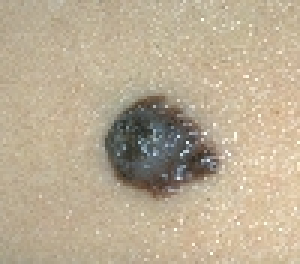
%> input picture Documents/MATLAB/Projet3/img0002.jpg, 100 x 88 px (shown 3 times larger)
$ octave --eval "result = rasoir(imread('img0002.jpg'));"   (GNU Octave 9; MATLAB toolbox functions it lacks are replaced by stand-ins)
%> lines starting %> are read from the running program, lines starting %| are printed output that depends on the picture
### Documents/MATLAB/Projet3/hairDenoise.m
function [Mdenoised] = hairDenoise(M)
%HAIRDENOISE cleans the hair mask obtained with dullRazor
%   M is the hair mask obtained in the step 1 of dullRazor function
%   Mdenoised is the cleaned hair mask
%
%   We check all pixels from M to see if they are connected to a hair (ie.
%   a line long enough). To achieve that, we start from a pixel and we
%   check 4 direction (horizontal, vertical, both diagonals) and see how
%   far we can go. We keep the pixel when one direction has a length > 50
%   and all others < 10

%%%%********* TEMPORARY MORPHOLOGICAL DENOISING ***********%%%%

    SE0  =  [0, 1, 1, 1, 1, 1, 1, 0];
    SE90 =  [0; 1; 1; 1; 1; 1; 1; 0];
    SE45 =  [0 0 0 0 0 0 0 0;
             0 1 0 0 0 0 0 0;
             0 0 1 0 0 0 0 0;
             0 0 0 1 0 0 0 0;
             0 0 0 0 1 0 0 0;
             0 0 0 0 0 1 0 0;
             0 0 0 0 0 0 1 0;
             0 0 0 0 0 0 0 0;];
    SE135=  [0 0 0 0 0 0 0 0;
             0 0 0 0 0 0 1 0;
             0 0 0 0 0 1 0 0;
             0 0 0 0 1 0 0 0;
             0 0 0 1 0 0 0 0;
             0 0 1 0 0 0 0 0;
             0 1 0 0 0 0 0 0;
             0 0 0 0 0 0 0 0;];

    Mdenoised=cat(3, imopen(M,SE0),imopen(M,SE90),imopen(M,SE45),imopen(M,SE135));
    Mdenoised=max(Mdenoised,[],3);

%%%%*******************************************************%%%%

% [133 lines of commented-out code are left out]

end

### Documents/MATLAB/Projet3/rasoir.m
function [ Ishaved ] = rasoir( I )
%DULLRAZOR Hair removal
%   [ Ishaved ] = dullRazor( I )
%   I is the RGB image
%   Ishaved is the RGB image without the hair
%

    Ishaved=I;
%> Ishaved is the input picture: size 88x100x3 uint8; mean R, G, B 186.5, 172.1, 147.6
    [sizeX, sizeY]=size(I(:,:,1));
%> sizeX = 88; sizeY = 100


    %% 1st step : locating dark hair (=computing the hair mask)

    %   maskThreshold is a threshold used to get the hair mask from the morphological
    %   closing image. It is a heuristic value.
    maskThreshold = 0.1;

    % we separate the 3 RGB components of I. Each channel will be processed
    % separately, then the 3 hair masks will be merged
    Ir = I(:,:,1);
    Ig = I(:,:,2);
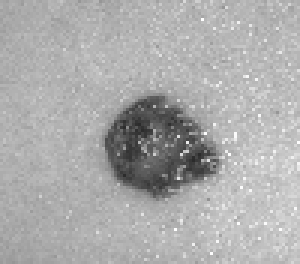
%> Ig: size 88x100 uint8 (shown 3 times larger); min 43, max 254, mean 172.1
    Ib = I(:,:,3);
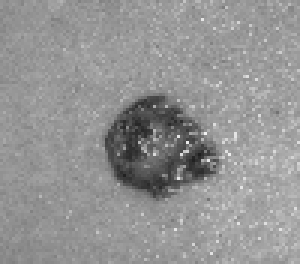
%> Ib: size 88x100 uint8 (shown 3 times larger); min 31, max 242, mean 147.6

    % 3 structure elements (vertical, horizontal, 45 degree)
    SE0  =  [0, 1, 1, 1, 1, 1, 1, 1, 1, 0];
    SE90 =  [0; 1; 1; 1; 1; 1; 1; 1; 1; 0];
    SE45 =  [0 0 0 0 0 0 0 0 0 0;
             0 1 0 0 0 0 0 0 0 0;
             0 0 1 0 0 0 0 0 0 0;
             0 0 0 1 0 0 0 0 0 0;
             0 0 0 0 1 0 0 0 0 0;
             0 0 0 0 0 1 0 0 0 0;
             0 0 0 0 0 0 1 0 0 0;
             0 0 0 0 0 0 0 1 0 0;
             0 0 0 0 0 0 0 0 1 0;
             0 0 0 0 0 0 0 0 0 0;];
    SE135=  [0 0 0 0 0 0 0 0 0 0;
             0 0 0 0 0 0 0 0 1 0;
             0 0 0 0 0 0 0 1 0 0;
             0 0 0 0 0 0 1 0 0 0;
             0 0 0 0 0 1 0 0 0 0;
             0 0 0 0 1 0 0 0 0 0;
             0 0 0 1 0 0 0 0 0 0;
             0 0 1 0 0 0 0 0 0 0;
             0 1 0 0 0 0 0 0 0 0;
             0 0 0 0 0 0 0 0 0 0;];

    % compute the morphological closing on each channel with the 3 SE
    Irclose = cat(3, imclose(Ir,SE0),imclose(Ir,SE45), imclose(Ir,SE90), imclose(Ir,SE135));
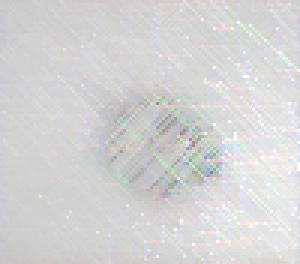
%> Irclose: size 88x100x4 uint8 (shown 3 times larger); mean R, G, B, A 194.4, 194.5, 194.3, 194.2; transparent parts drawn white
    Igclose = cat(3, imclose(Ig,SE0),imclose(Ig,SE45), imclose(Ig,SE90), imclose(Ig,SE135));
    Ibclose = cat(3, imclose(Ib,SE0),imclose(Ib,SE45), imclose(Ib,SE90), imclose(Ib,SE135));
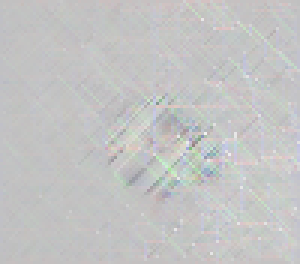
%> Ibclose: size 88x100x4 uint8 (shown 3 times larger); mean R, G, B, A 156.2, 156.9, 156.3, 156.6; transparent parts drawn white


    % compute the closing masks on each channel with a heuristic threshold
    Gr = abs(Ir-max(Irclose,[],3));
%> Gr: size 88x100 uint8; every value is 0
    Gg = abs(Ig-max(Igclose,[],3));
    Gb = abs(Ib-max(Ibclose,[],3));

    Mr = double(Gr>maskThreshold);
%> Mr: size 88x100 double; every value is 0
    Mg = double(Gg>maskThreshold);
    Mb = double(Gb>maskThreshold);

    % the final mask M is the union of the 3 masks obtained on each channel
    M=max(cat(3,Mr,Mg,Mb), [], 3);

    %% 2d step : denoising and interpolation of the removed hair

    % we check all hair pixels in M to remove the outliers with the function
    % hairDenoise : if a pixels is not connected to a line (=a hair) then
    % this pixel is removed from M. See hairDenoise for further details

    %Md=hairDenoise(M);
    Md=hairDenoise(M);

    % linear interpolation. To avoid using hair pixel for the
    % interpolation we give ourselves 4 chances for finding pixels outside
    % of the hair. We check the mask in the 4 direction (vertical,
    % horizontal, both diagonals) for pairs of non-hair pixels.

    d=20;
    [row, col]=find(Md==1);
%> row = []; col = []
    for p=1:size(row,1)

        i=row(p);
        j=col(p);

        imin=max(i-d,1);
        imax=min(i+d,sizeX);
        jmin=max(j-d,1);
        jmax=min(j+d,sizeY);
        Hborder=false;
        Vborder=false;
        % border check
        if (imin~=i-d || imax~=i+d)
            firstbestneighbor=2; % top or bottom border forces horizontal
            Hborder=true;
        end
        if (jmin~=j-d || jmax~=j+d)
            firstbestneighbor=1; % right or left border forces vertical
            Vborder=true;
        end
        if (Hborder && Vborder)
            firstbestneighbor=5; % both border (corner): leave I(i,j) as it is
        end

        if (~Hborder && ~Vborder) % no border, clear to go
            neighbors=[Md(imin,j), Md(i,jmin), Md(imax,jmin), Md(imin,jmax), 0;
                       Md(imax,j), Md(i,jmax), Md(imin,jmax), Md(imax,jmin), 0];

            % neighbors are valid only if both are outside of the hair : their
            % positions in the mask should both have a value of 1 (-> we multiply the 2 row)
            validneighbors=1-neighbors(1,:).*neighbors(2,:);
            [~, firstbestneighbor]=max(validneighbors);
        end

        switch firstbestneighbor
            case 1 % vertical neighbors
                Ishaved(i,j,:)=(I(imin,j,:)+I(imax,j,:))/2;
            case 2 % horizontal neighbors
                Ishaved(i,j,:)=(I(i,jmin,:)+I(i,jmax,:))/2;
            case 3 % left diagonal neighbors
                Ishaved(i,j,:)=(I(imin,jmin,:)+I(imax,jmax,:))/2;
            case 4 % right diagonal neighbors
                Ishaved(i,j,:)=(I(imin,jmax,:)+I(imax,jmin,:))/2;
            case 5 % border problem or no good neighbor, no interpolation
                Ishaved(i,j,:)=I(i,j,:);
        end

    end
%> this loop made 0 passes

    %% 3d step : remove artifacts

    % binary dilatation of the hair mask
    SEdilat = [0 0 0 0 0 0 0 0 0;
               0 1 1 1 1 1 1 1 0;
               0 1 1 1 1 1 1 1 0;
               0 1 1 1 1 1 1 1 0;
               0 1 1 1 1 1 1 1 0;
               0 1 1 1 1 1 1 1 0;
               0 1 1 1 1 1 1 1 0;
               0 1 1 1 1 1 1 1 0;
               0 0 0 0 0 0 0 0 0;];
    Mdilat= imdilate(Md, SEdilat);

    % adaptative median filter : we only apply it on the pixel of the
    % dilated hair mask (to remove remaining hair lines artifacts)

    % computing the median filtered shaved image
    ImedianR = medfilt2(Ishaved(:,:,1),[5, 5]);
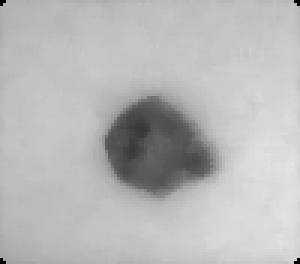
%> ImedianR: size 88x100 uint8 (shown 3 times larger); min 0, max 229, mean 184.9
    ImedianG = medfilt2(Ishaved(:,:,2),[5, 5]);
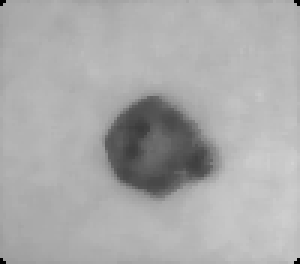
%> ImedianG: size 88x100 uint8 (shown 3 times larger); min 0, max 210, mean 170.3
    ImedianB = medfilt2(Ishaved(:,:,3),[5, 5]);
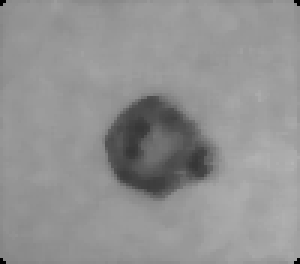
%> ImedianB: size 88x100 uint8 (shown 3 times larger); min 0, max 180, mean 145.8

    % replacing the pixels located in the dilated hair mask by the filtered pixels
    indexes=find(Mdilat==1);
%> indexes = []
    IshavedR = Ishaved(:,:,1);
    IshavedG = Ishaved(:,:,2);
    IshavedB = Ishaved(:,:,3);

    IshavedR(indexes) = ImedianR(indexes);
    IshavedG(indexes) = ImedianG(indexes);
    IshavedB(indexes) = ImedianB(indexes);

    Ishaved = cat(3, IshavedR, IshavedG, IshavedB);


end

$ run again, on Documents/MATLAB/Projet3/img0013.jpg
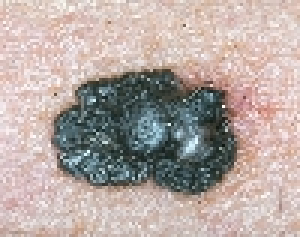
%> input picture Documents/MATLAB/Projet3/img0013.jpg, 100 x 79 px (shown 3 times larger)
%> in rasoir, Ishaved is the input picture: size 79x100x3 uint8; mean R, G, B 180.7, 167.7, 163.1
%> sizeX = 79; sizeY = 100
%> in rasoir, `Igclose = cat(3, imclose(Ig,SE0),imclose(Ig,SE45), imclose(Ig,SE90), i..`:
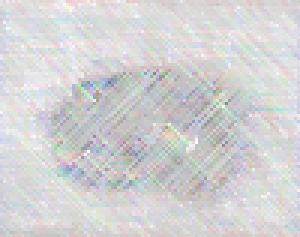
%> Igclose: size 79x100x4 uint8 (shown 3 times larger); mean R, G, B, A 185.4, 185.9, 186.2, 185.7; transparent parts drawn white
%> Gr: size 79x100 uint8; every value is 0
%> Mr: size 79x100 double; every value is 0
%> row = []
%> in rasoir, `ImedianG = medfilt2(Ishaved(:,:,2),[5, 5]);`:
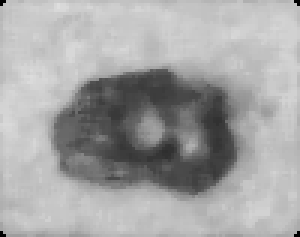
%> ImedianG: size 79x100 uint8 (shown 3 times larger); min 0, max 222, mean 164.8

$ run again, on Documents/MATLAB/Projet3/U1.jpg
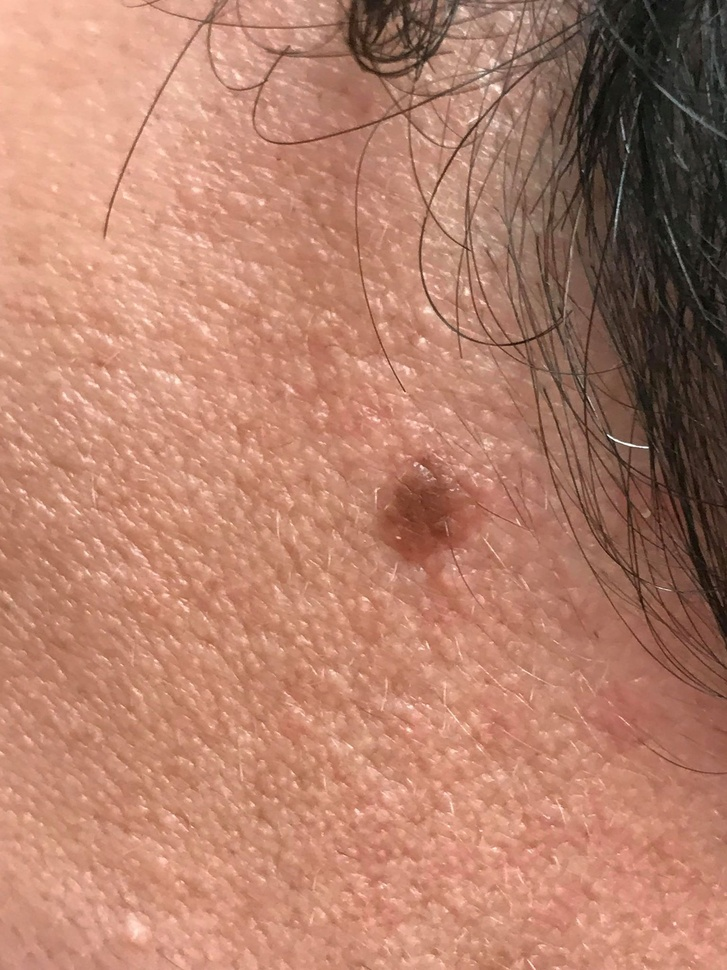
%> input picture Documents/MATLAB/Projet3/U1.jpg, 727 x 970 px, shrunk from 1536 x 2048 before the run
%> in rasoir, Ishaved is the input picture: size 970x727x3 uint8; mean R, G, B 180.6, 128, 107.6
%> sizeX = 970; sizeY = 727
%> in rasoir, `Irclose = cat(3, imclose(Ir,SE0),imclose(Ir,SE45), imclose(Ir,SE90), i..`:
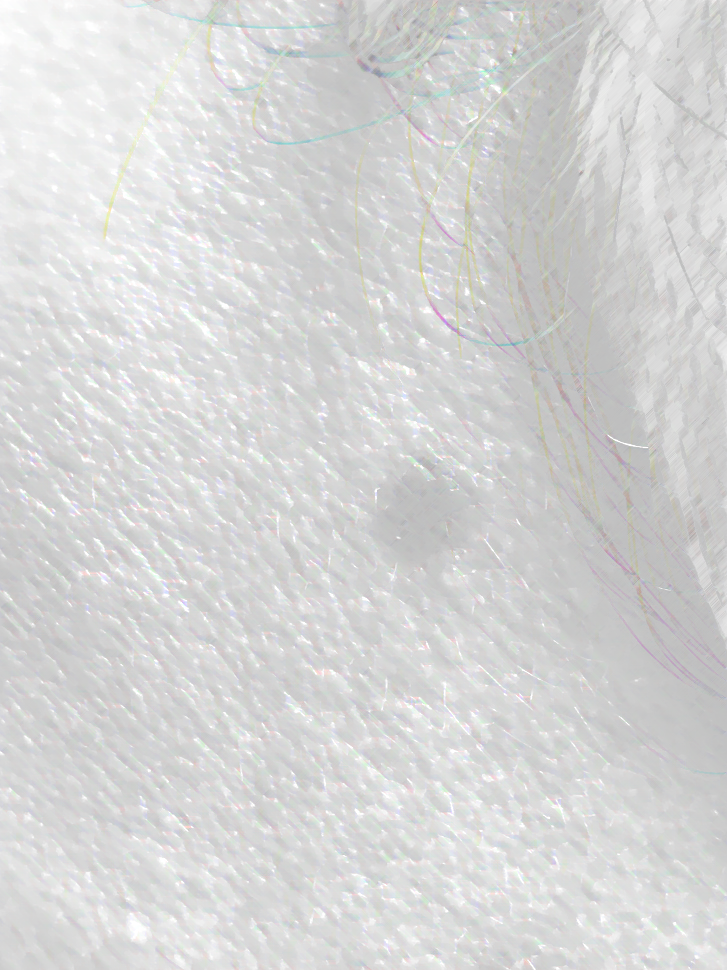
%> Irclose: size 970x727x4 uint8; mean R, G, B, A 185.1, 185.5, 184.7, 187.4; transparent parts drawn white
%> in rasoir, `Igclose = cat(3, imclose(Ig,SE0),imclose(Ig,SE45), imclose(Ig,SE90), i..`:
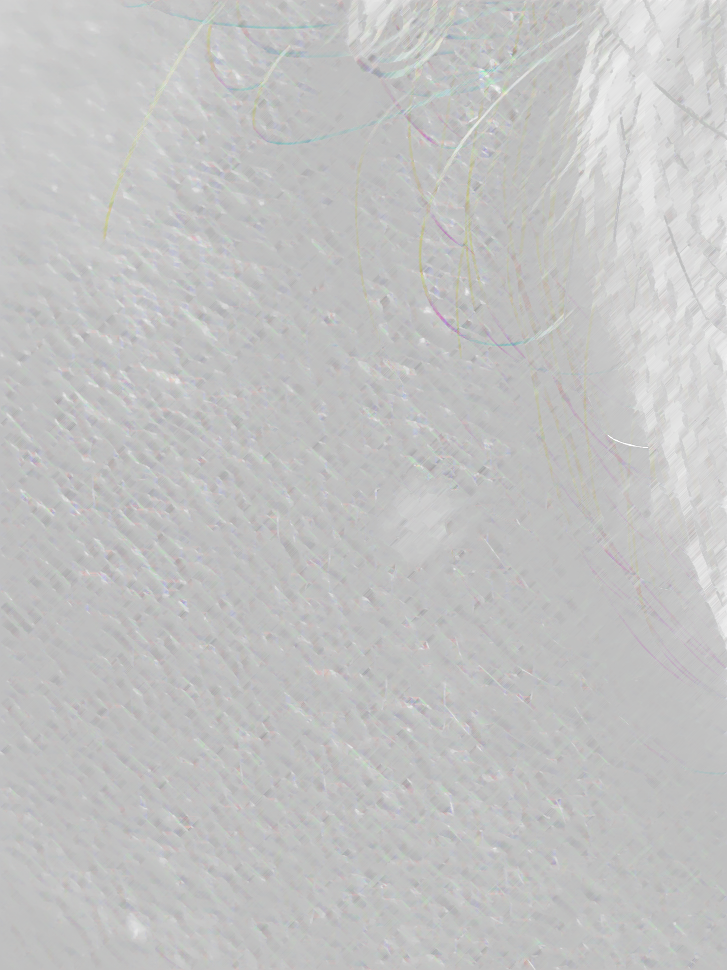
%> Igclose: size 970x727x4 uint8; mean R, G, B, A 132.4, 132.8, 132, 134.8; transparent parts drawn white
%> Gr: size 970x727 uint8; every value is 0
%> Mr: size 970x727 double; every value is 0
%> row = []

$ run again, on Documents/MATLAB/Projet3/U2.jpg
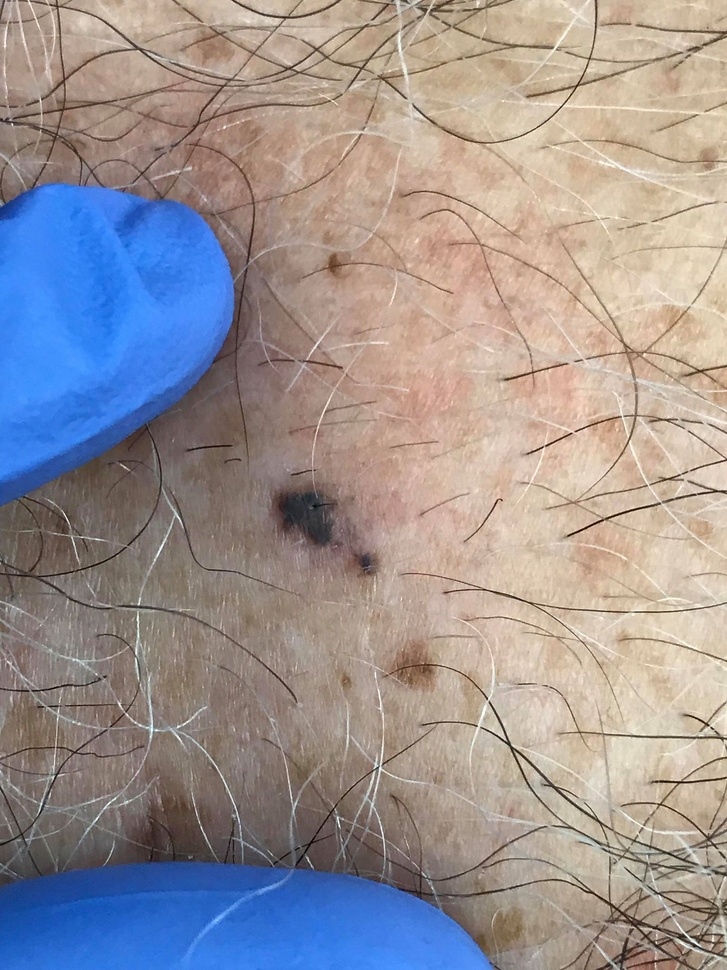
%> input picture Documents/MATLAB/Projet3/U2.jpg, 727 x 970 px, shrunk from 1536 x 2048 before the run
%> in rasoir, Ishaved is the input picture: size 970x727x3 uint8; mean R, G, B 155.3, 147.6, 148.9
%> sizeX = 970; sizeY = 727
%> Gr: size 970x727 uint8; every value is 0
%> Mr: size 970x727 double; every value is 0
%> row = []
%> in rasoir, `ImedianB = medfilt2(Ishaved(:,:,3),[5, 5]);`:
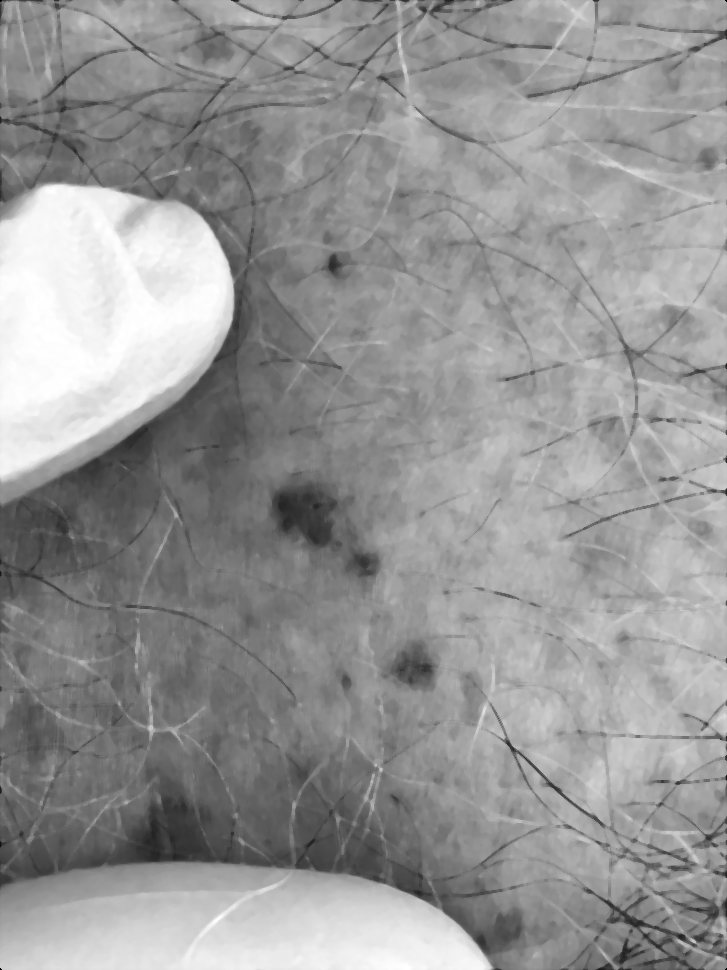
%> ImedianB: size 970x727 uint8; min 0, max 255, mean 149.5
